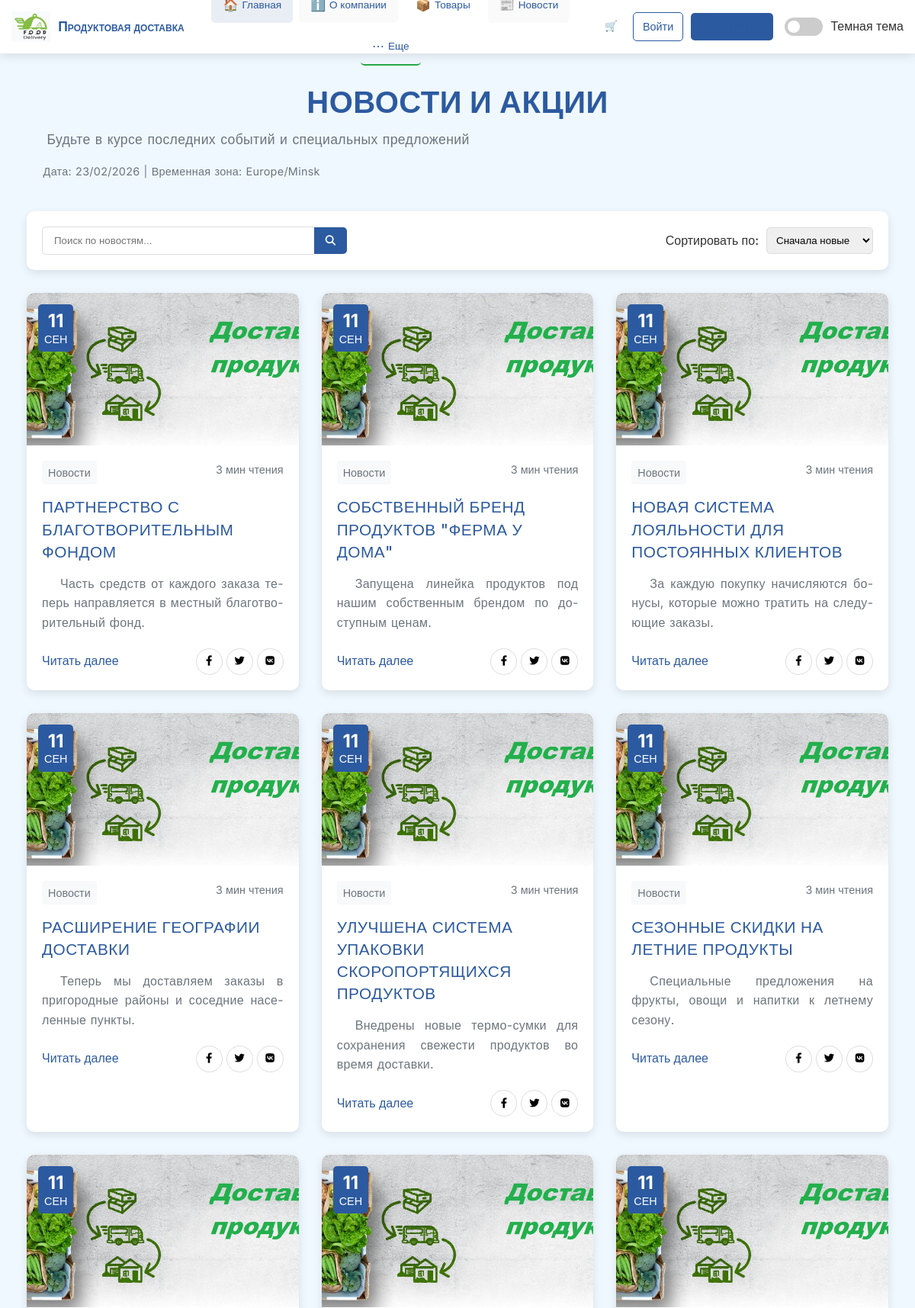
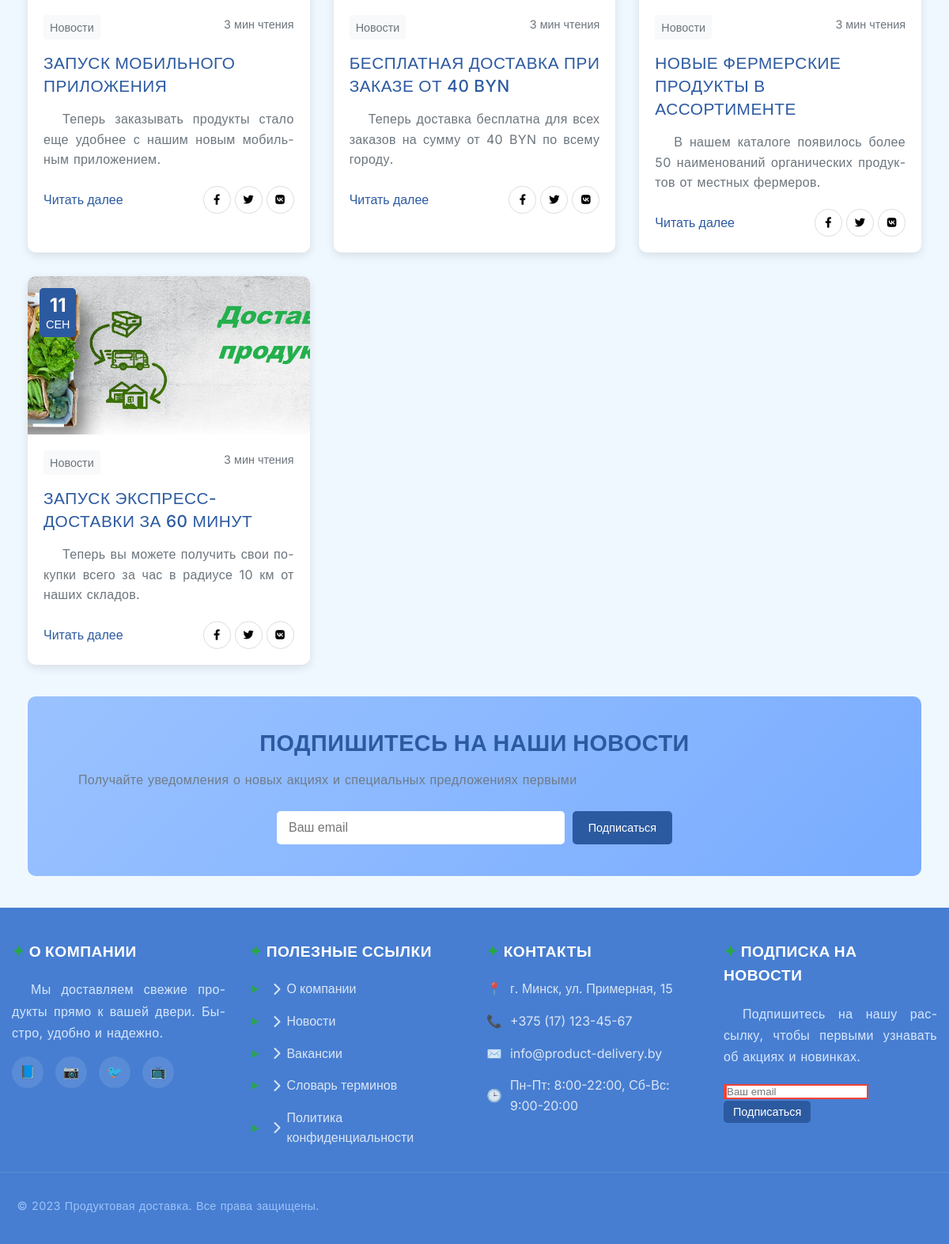
Page /news/ on the committed database (2 pictures, top to bottom).
### delivery_app/models.py (models this page shows, shortened)
class Article(models.Model):
    title = models.CharField(max_length=200)
    summary = models.CharField(max_length=200)
    content = models.TextField()
    image = models.ImageField(upload_to='article_images/', blank=True, null=True)
    published_date = models.DateTimeField(auto_now_add=True)

### delivery_app/views.py (the view)
# urls.py: path('news/', views.news, name='news'),
def news(request):
    articles = Article.objects.order_by('-published_date')
    context = {
        'articles': articles,
        'current_date': timezone.now().strftime('%d/%m/%Y'),
        'timezone': 'Europe/Minsk',
    }
    return render(request, 'delivery_app/news.html', context)

### delivery_app/templates/delivery_app/news.html (shortened to what this page needs)
{% extends "delivery_app/base.html" %}
{% load static %}
{% block content %}
<link rel="stylesheet" href="https://cdnjs.cloudflare.com/ajax/libs/font-awesome/6.4.0/css/all.min.css">
<div class="news-container">
    <div class="page-header">
        <h1>Новости и акции</h1>
        <p class="page-subtitle">Будьте в курсе последних событий и специальных предложений</p>
        <p class="current-date">Дата: {{ current_date }} | Временная зона: {{ timezone }}</p>
    </div>
    <div class="news-filters">
        <div class="search-box">
            <input type="text" id="news-search" placeholder="Поиск по новостям..." class="search-input">
            <button class="search-btn">
                <i class="fas fa-search"></i>
            </button>
        </div>
        <div class="filter-group">
            <label>Сортировать по:</label>
            <select id="sort-news">
                <option value="newest">Сначала новые</option>
            </select>
        </div>
    </div>
    <div class="news-grid">
        {% for article in articles %}
        <article class="news-card" data-date="{{ article.published_date|date:'Y-m-d' }}">
            <div class="news-image">
                {% if article.image %}
                    <img src="{{ article.image.url }}" alt="{{ article.title }}">
                {% else %}
                    <img src="{% static 'delivery_app/images/news-placeholder.jpg' %}" alt="{{ article.title }}">
                {% endif %}
                <div class="news-date">
                    <span class="day">{{ article.published_date|date:"d" }}</span>
                    <span class="month">{{ article.published_date|date:"M" }}</span>
                </div>
            </div>
            <div class="news-content">
                <div class="news-meta">
                    <span class="news-category">Новости</span>
                    <span class="news-read-time">3 мин чтения</span>
                </div>
                <h2 class="news-title">
                    <a href="{% url 'delivery_app:news_detail' article.pk %}">{{ article.title }}</a>
                </h2>
                <p class="news-summary">{{ article.summary }}</p>
                <div class="news-actions">
                    <a href="{% url 'delivery_app:news_detail' article.pk %}" class="read-more">Читать далее</a>
                    <div class="share-buttons">
                        <button class="share-btn" data-url="{% url 'delivery_app:news_detail' article.pk %}" title="Поделиться в Facebook">
                            <i class="fab fa-facebook-f"></i>
                        </button>
                        <button class="share-btn" data-url="{% url 'delivery_app:news_detail' article.pk %}" title="Поделиться в Twitter">
                            <i class="fab fa-twitter"></i>
                        </button>
                        <button class="share-btn" data-url="{% url 'delivery_app:news_detail' article.pk %}" title="Поделиться в VK">
                            <i class="fab fa-vk"></i>
                        </button>
                    </div>
                </div>
            </div>
        </article>
        {% endfor %}
    </div>
    <div class="newsletter-section">
        <div class="newsletter-content">
            <h2>Подпишитесь на наши новости</h2>
            <p>Получайте уведомления о новых акциях и специальных предложениях первыми</p>
            <form class="newsletter-form">
                <input type="email" placeholder="Ваш email" required>
                <button type="submit" class="btn btn-primary">Подписаться</button>
            </form>
        </div>
    </div>
</div>
{% endblock %}

### delivery_app/static/delivery_app/css/style.css (style rules this page uses)
:root { --primary-color: #2c5aa0; --primary-dark: #1e3d6f; --primary-light: #3a6bc0; --secondary-color: #4CAF50; --secondary-dark: #388E3C; --accent-color: #FF9800; --text-dark: #2c3e50; --text-light: #6c757d; --bg-light: #f8f9fa; --bg-white: #ffffff; --border-color: #e9ecef; --shadow: 0 4px 12px rgba(0, 0, 0, 0.1); --shadow-hover: 0 8px 24px rgba(0, 0, 0, 0.15); }
* { margin: 0; padding: 0; box-sizing: border-box; }
body { font-family: 'Segoe UI', Tahoma, Geneva, Verdana, sans-serif; line-height: 1.6; color: var(--text-dark); background-color: var(--bg-light); }
h1, h2, h3, h4, h5, h6 { color: var(--primary-color); margin-bottom: 1rem; font-weight: 600; }
h1 { font-size: 2.5em; line-height: 1.2; }
h2 { font-size: 2em; line-height: 1.3; }
p { margin-bottom: 1rem; color: var(--text-light); }
a { color: var(--primary-color); text-decoration: none; transition: color 0.3s ease; }
.btn { display: inline-block; padding: 12px 24px; border: none; border-radius: 8px; font-size: 1em; font-weight: 500; text-align: center; cursor: pointer; transition: all 0.3s ease; text-decoration: none; position: relative; overflow: hidden; }
.btn-primary { background-color: var(--primary-color); color: white; }
.fa, .fas, .far, .fal, .fab { color: inherit; }

### delivery_app/templates/delivery_app/base.html (style rules this page uses)
:root { --primary-color: #2c5aa0; --secondary-color: #f8f9fa; --accent-color: #28a745; --text-color: #333; --light-text: #6c757d; --border-color: #e9ecef; --shadow: 0 4px 12px rgba(0, 0, 0, 0.1); --transition: all 0.3s ease; }
* { margin: 0; padding: 0; box-sizing: border-box; }
body { font-family: 'Inter', sans-serif; line-height: 1.6; color: var(--text-color); background-color: #f0f8ff; background-image: radial-gradient(ellipse at 30% 20%, rgba(173, 216, 230, 0.4) 0%, transparent 50%), radial-gradient(ellipse at 70% 80%, rgba(135, 206, 250, 0.3) 0%, transparent 50%) fixed !important; background-attachment: fixed !important; display: flex; flex-direction: column; min-height: 100vh; }
h1, h2, h3 { font-weight: 700; margin-bottom: 1rem; text-transform: uppercase; letter-spacing: 0.5px; }
a[href^="/"] { font-weight: 500; }
input[type="email"] { border: 2px solid var(--primary-color); }
a:link { color: var(--primary-color); text-decoration: none; }
input:required { border-left: 4px solid #ff9800; }
input:invalid { border-color: #f44336; }
p { margin-bottom: 1rem; text-indent: 1.5em; line-height: 1.7; word-spacing: 0.05em; letter-spacing: 0.02em; text-align: justify; word-wrap: break-word; hyphens: auto; }
.btn { padding: 10px 20px; border-radius: 5px; font-weight: 500; transition: var(--transition); border: none; cursor: pointer; }
.btn { padding: 6px 12px; border-radius: 5px; font-weight: 500; transition: var(--transition); border: none; cursor: pointer; display: inline-flex; align-items: center; gap: 5px; font-size: 0.9rem; }
.btn-primary { background-color: var(--primary-color); color: white; }

### rows in the picture
Article: image (picture), published_date "11", published_date "СЕН", title "ПАРТНЕРСТВО С БЛАГОТВОРИТЕЛЬНЫМ ФОНДОМ", summary "Часть средств от каждого заказа теперь направляется в местный благотворительный фонд."
Article: image (picture), published_date "11", published_date "СЕН", title "СОБСТВЕННЫЙ БРЕНД ПРОДУКТОВ \"ФЕРМА У ДОМА\"", summary "Запущена линейка продуктов под нашим собственным брендом по доступным ценам."
Article: image (picture), published_date "11", published_date "СЕН", title "НОВАЯ СИСТЕМА ЛОЯЛЬНОСТИ ДЛЯ ПОСТОЯННЫХ КЛИЕНТОВ", summary "За каждую покупку начисляются бонусы, которые можно тратить на следующие заказы."
Article: image (picture), published_date "11", published_date "СЕН", title "РАСШИРЕНИЕ ГЕОГРАФИИ ДОСТАВКИ", summary "Теперь мы доставляем заказы в пригородные районы и соседние населенные пункты."
Article: image (picture), published_date "11", published_date "СЕН", title "УЛУЧШЕНА СИСТЕМА УПАКОВКИ СКОРОПОРТЯЩИХСЯ ПРОДУКТОВ", summary "Внедрены новые термо-сумки для сохранения свежести продуктов во время доставки."
Article: image (picture), published_date "11", published_date "СЕН", title "СЕЗОННЫЕ СКИДКИ НА ЛЕТНИЕ ПРОДУКТЫ", summary "Специальные предложения на фрукты, овощи и напитки к летнему сезону."
Article: image (picture), published_date "11", published_date "СЕН", title "ЗАПУСК МОБИЛЬНОГО ПРИЛОЖЕНИЯ", summary "Теперь заказывать продукты стало еще удобнее с нашим новым мобильным приложением."
Article: image (picture), published_date "11", published_date "СЕН", title "БЕСПЛАТНАЯ ДОСТАВКА ПРИ ЗАКАЗЕ ОТ 40 BYN", summary "Теперь доставка бесплатна для всех заказов на сумму от 40 BYN по всему городу."
Article: image (picture), published_date "11", published_date "СЕН", title "НОВЫЕ ФЕРМЕРСКИЕ ПРОДУКТЫ В АССОРТИМЕНТЕ", summary "В нашем каталоге появилось более 50 наименований органических продуктов от местных фермеров."
Article: image (picture), published_date "11", published_date "СЕН", title "ЗАПУСК ЭКСПРЕСС-ДОСТАВКИ ЗА 60 МИНУТ", summary "Теперь вы можете получить свои покупки всего за час в радиусе 10 км от наших складов."

### other values in the picture
{{ timezone }} "Europe/Minsk"
